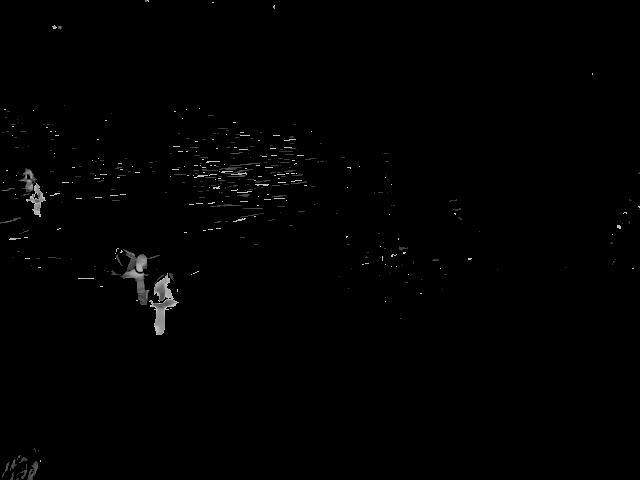
#> input picture roboat/data_diff_1/frame_g_1.jpg, 640 x 480 px, given in place of frame_g_10.jpg, which was not available
$ jupyter execute traitement_convolution_verticale.ipynb
#> lines starting #> are read from the running program, lines starting #| are printed output that depends on the picture; pictures that were not available may be replaced by others from this repository, and a replacement may not be noted
[cell 1]
import numpy as np
import cv2
from matplotlib import pyplot as plt
import scipy.ndimage as nd
import skimage.measure
import sklearn.preprocessing as sk

[cell 2]
def potentiel(A):
    res = 0
    for e in A:
        if e > 0:
            res += e
    return res

[cell 3]
#%qtconsole

[cell 4]
def display(img):
    plt.imshow(img)
    plt.colorbar()
    plt.show()

[cell 5]
def is_obstacle(img_num,seuil):
#> called with img_num = 10, seuil = 4
    frame_g = cv2.imread('data_diff_1/frame_g_{}.jpg'.format(img_num),0)
#> frame_g is the input picture: shape (480, 640); min 0, max 205, mean 1.6
    frame_d = cv2.imread('data_diff_1/frame_d_{}.jpg'.format(img_num),0)
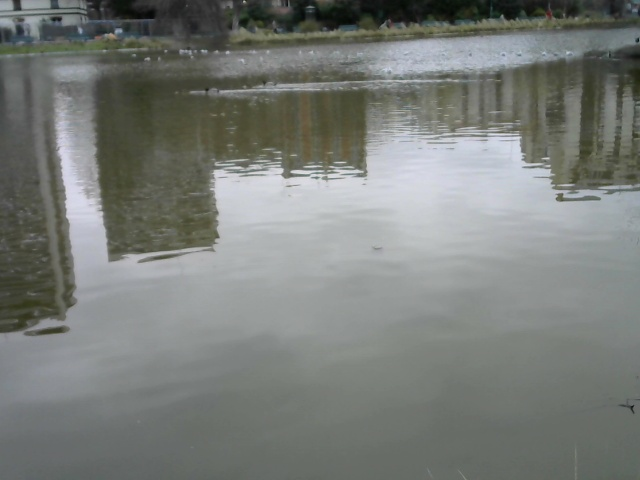
#> input picture roboat/data_montsouris_2/frame_d_10.jpg, 640 x 480 px, found by its file name
#> frame_d: shape (480, 640); min 7, max 222, mean 123.1
    display(frame_g)
#> in display, `plt.show()`:
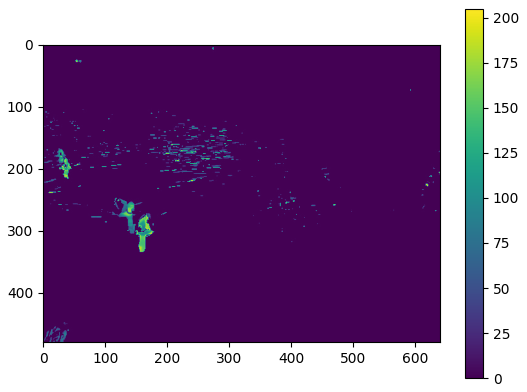
#> figure drawn by matplotlib, 2 panels
    stereo = cv2.StereoBM_create(numDisparities=64, blockSize=21)
    disparity = stereo.compute(frame_g,frame_d)
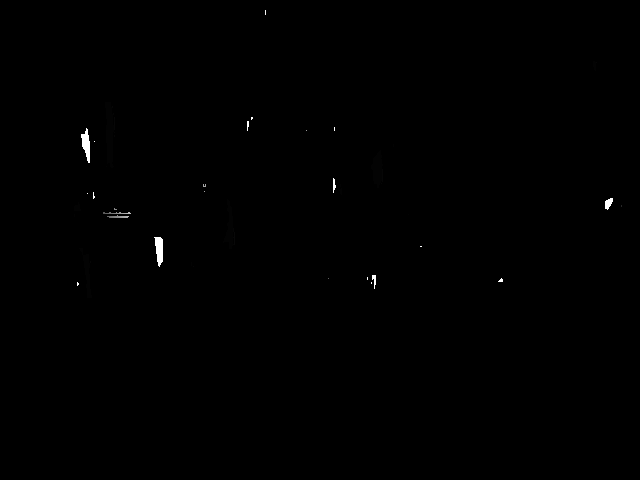
#> disparity: shape (480, 640) int16; min -16, max 1008, mean -13.9; drawn with min black and max white
    display(disparity)
#> in display (call 2), `plt.show()`:
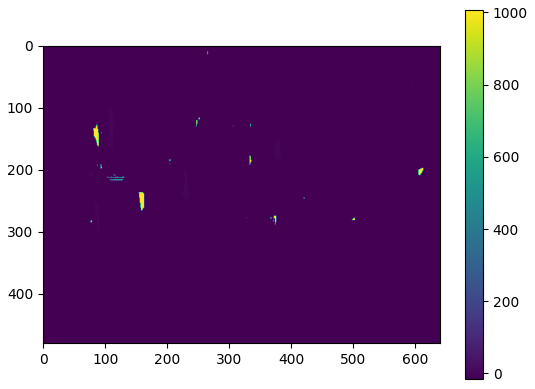
#> figure drawn by matplotlib, 2 panels
# [5 lines of commented-out code are left out]

    weights = np.ones((2,2))
    d_convolved = nd.convolve(disparity, weights)
    display(d_convolved)
#> in display (call 3), `plt.show()`:
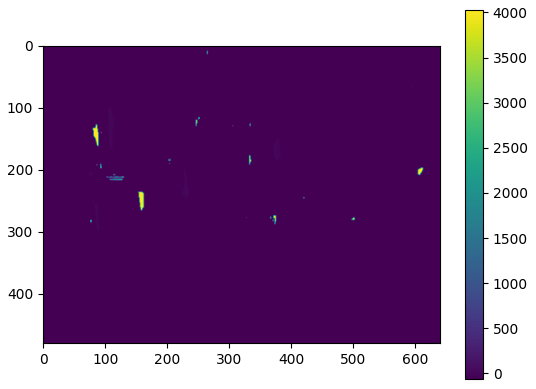
#> figure drawn by matplotlib, 2 panels
    # [8 lines of commented-out code are left out]

[cell 6]
is_obstacle(10,4)
frame_g = cv2.imread('data_montsouris_1/frame_d_10.jpg',0)
display(frame_g)
#> in display (call 4), `plt.show()`:
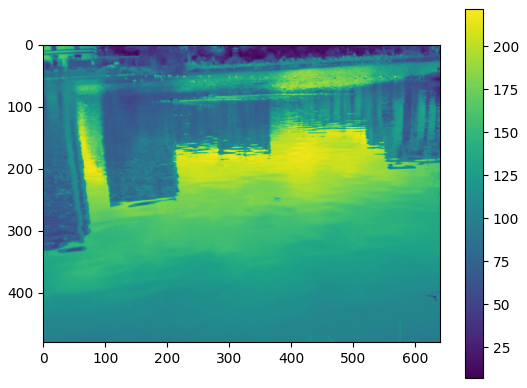
#> figure drawn by matplotlib, 2 panels
